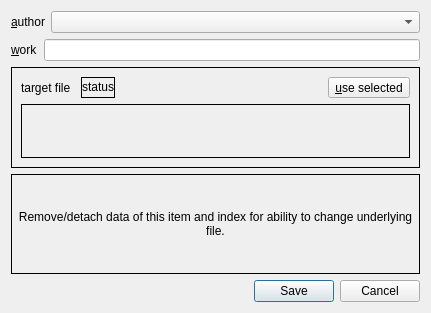
<?xml version="1.0" encoding="UTF-8"?>
<ui version="4.0">
 <class>MArchiveItem</class>
 <widget class="QDialog" name="MArchiveItem">
  <property name="geometry">
   <rect>
    <x>0</x>
    <y>0</y>
    <width>431</width>
    <height>313</height>
   </rect>
  </property>
  <property name="windowTitle">
   <string>archive | edit item</string>
  </property>
  <property name="windowIcon">
   <iconset resource="resfile.qrc">
    <normaloff>:/new/icons/icons/main.png</normaloff>:/new/icons/icons/main.png</iconset>
  </property>
  <layout class="QVBoxLayout" name="verticalLayout_3">
   <item>
    <layout class="QHBoxLayout" name="horizontalLayout">
     <item>
      <widget class="QLabel" name="label">
       <property name="text">
        <string>&amp;author</string>
       </property>
       <property name="textInteractionFlags">
        <set>Qt::NoTextInteraction</set>
       </property>
       <property name="buddy">
        <cstring>cmbAuthor</cstring>
       </property>
      </widget>
     </item>
     <item>
      <widget class="QComboBox" name="cmbAuthor">
       <property name="sizePolicy">
        <sizepolicy hsizetype="Expanding" vsizetype="Fixed">
         <horstretch>0</horstretch>
         <verstretch>0</verstretch>
        </sizepolicy>
       </property>
       <property name="editable">
        <bool>false</bool>
       </property>
       <property name="insertPolicy">
        <enum>QComboBox::InsertAtBottom</enum>
       </property>
       <property name="duplicatesEnabled">
        <bool>true</bool>
       </property>
      </widget>
     </item>
    </layout>
   </item>
   <item>
    <widget class="QWidget" name="wdgNoAuth" native="true">
     <property name="sizePolicy">
      <sizepolicy hsizetype="Expanding" vsizetype="Expanding">
       <horstretch>0</horstretch>
       <verstretch>0</verstretch>
      </sizepolicy>
     </property>
     <layout class="QVBoxLayout" name="verticalLayout_2">
      <property name="margin">
       <number>0</number>
      </property>
      <item>
       <layout class="QHBoxLayout" name="horizontalLayout_2">
        <item>
         <widget class="QLabel" name="label_2">
          <property name="text">
           <string>&amp;work</string>
          </property>
          <property name="textInteractionFlags">
           <set>Qt::NoTextInteraction</set>
          </property>
          <property name="buddy">
           <cstring>txtWork</cstring>
          </property>
         </widget>
        </item>
        <item>
         <widget class="QLineEdit" name="txtWork"/>
        </item>
       </layout>
      </item>
      <item>
       <widget class="QFrame" name="wdgFile">
        <property name="frameShape">
         <enum>QFrame::Box</enum>
        </property>
        <layout class="QVBoxLayout" name="verticalLayout">
         <item>
          <layout class="QHBoxLayout" name="horizontalLayout_3">
           <property name="spacing">
            <number>10</number>
           </property>
           <item>
            <widget class="QLabel" name="label_3">
             <property name="text">
              <string>target file</string>
             </property>
             <property name="margin">
              <number>6</number>
             </property>
             <property name="textInteractionFlags">
              <set>Qt::NoTextInteraction</set>
             </property>
            </widget>
           </item>
           <item>
            <widget class="QLabel" name="lblStat">
             <property name="frameShape">
              <enum>QFrame::Box</enum>
             </property>
             <property name="text">
              <string notr="true">status</string>
             </property>
             <property name="textFormat">
              <enum>Qt::RichText</enum>
             </property>
             <property name="alignment">
              <set>Qt::AlignCenter</set>
             </property>
             <property name="margin">
              <number>6</number>
             </property>
             <property name="indent">
              <number>-1</number>
             </property>
             <property name="textInteractionFlags">
              <set>Qt::NoTextInteraction</set>
             </property>
            </widget>
           </item>
           <item>
            <spacer name="horizontalSpacer">
             <property name="orientation">
              <enum>Qt::Horizontal</enum>
             </property>
             <property name="sizeHint" stdset="0">
              <size>
               <width>40</width>
               <height>20</height>
              </size>
             </property>
            </spacer>
           </item>
           <item>
            <widget class="QToolButton" name="btFromCurrent">
             <property name="text">
              <string>&amp;use selected</string>
             </property>
            </widget>
           </item>
          </layout>
         </item>
         <item>
          <widget class="QLabel" name="lblFileName">
           <property name="frameShape">
            <enum>QFrame::Box</enum>
           </property>
           <property name="text">
            <string notr="true"/>
           </property>
           <property name="wordWrap">
            <bool>true</bool>
           </property>
           <property name="textInteractionFlags">
            <set>Qt::TextSelectableByKeyboard|Qt::TextSelectableByMouse</set>
           </property>
          </widget>
         </item>
        </layout>
       </widget>
      </item>
      <item>
       <widget class="QLabel" name="lblMsg">
        <property name="frameShape">
         <enum>QFrame::Box</enum>
        </property>
        <property name="text">
         <string>Remove/detach data of this item and index for ability to change underlying file.</string>
        </property>
        <property name="alignment">
         <set>Qt::AlignCenter</set>
        </property>
        <property name="wordWrap">
         <bool>true</bool>
        </property>
        <property name="margin">
         <number>5</number>
        </property>
        <property name="textInteractionFlags">
         <set>Qt::NoTextInteraction</set>
        </property>
       </widget>
      </item>
     </layout>
    </widget>
   </item>
   <item>
    <widget class="QDialogButtonBox" name="buttonBox">
     <property name="orientation">
      <enum>Qt::Horizontal</enum>
     </property>
     <property name="standardButtons">
      <set>QDialogButtonBox::Cancel|QDialogButtonBox::Save</set>
     </property>
    </widget>
   </item>
  </layout>
 </widget>
 <resources>
  <include location="resfile.qrc"/>
 </resources>
 <connections>
  <connection>
   <sender>buttonBox</sender>
   <signal>accepted()</signal>
   <receiver>MArchiveItem</receiver>
   <slot>accept()</slot>
   <hints>
    <hint type="sourcelabel">
     <x>248</x>
     <y>254</y>
    </hint>
    <hint type="destinationlabel">
     <x>157</x>
     <y>274</y>
    </hint>
   </hints>
  </connection>
  <connection>
   <sender>buttonBox</sender>
   <signal>rejected()</signal>
   <receiver>MArchiveItem</receiver>
   <slot>reject()</slot>
   <hints>
    <hint type="sourcelabel">
     <x>316</x>
     <y>260</y>
    </hint>
    <hint type="destinationlabel">
     <x>286</x>
     <y>274</y>
    </hint>
   </hints>
  </connection>
 </connections>
</ui>
